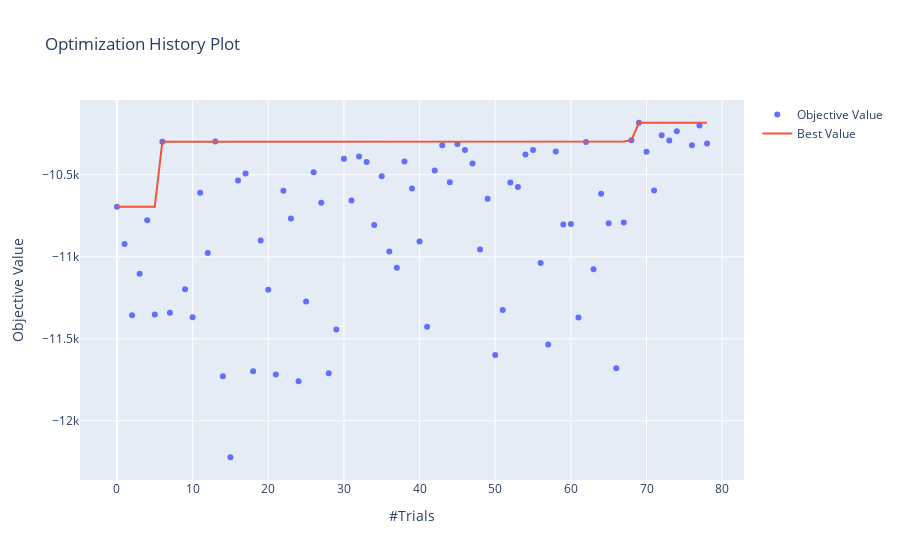

Notebook source saved alongside this figure:
### Code cell
plot_optimization_history(study1)
